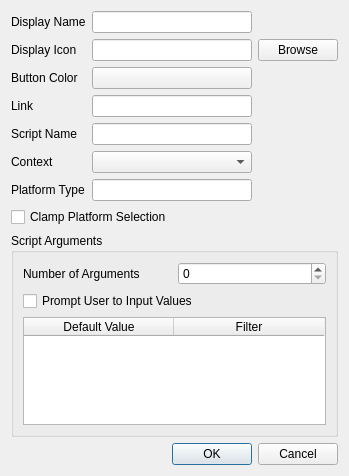
<?xml version="1.0" encoding="UTF-8"?>
<ui version="4.0">
 <class>DialogBuilderScriptCreator</class>
 <widget class="QWidget" name="DialogBuilderScriptCreator">
  <property name="geometry">
   <rect>
    <x>0</x>
    <y>0</y>
    <width>349</width>
    <height>476</height>
   </rect>
  </property>
  <property name="windowTitle">
   <string>Script Builder</string>
  </property>
  <layout class="QGridLayout" name="gridLayout_2">
   <item row="2" column="0">
    <widget class="QGroupBox" name="argsGroupBox">
     <property name="title">
      <string>Script Arguments</string>
     </property>
     <layout class="QVBoxLayout" name="verticalLayout">
      <item>
       <layout class="QHBoxLayout" name="horizontalLayout">
        <item>
         <widget class="QLabel" name="numArgsLabel">
          <property name="text">
           <string>Number of Arguments</string>
          </property>
         </widget>
        </item>
        <item>
         <widget class="QSpinBox" name="numArgsSpinBox">
          <property name="maximum">
           <number>15</number>
          </property>
         </widget>
        </item>
       </layout>
      </item>
      <item>
       <widget class="QCheckBox" name="promptUserCheckBox">
        <property name="text">
         <string>Prompt User to Input Values</string>
        </property>
       </widget>
      </item>
      <item>
       <widget class="QTableWidget" name="tableWidget">
        <property name="columnCount">
         <number>2</number>
        </property>
        <attribute name="horizontalHeaderDefaultSectionSize">
         <number>150</number>
        </attribute>
        <attribute name="horizontalHeaderStretchLastSection">
         <bool>false</bool>
        </attribute>
        <column>
         <property name="text">
          <string>Default Value</string>
         </property>
        </column>
        <column>
         <property name="text">
          <string>Filter</string>
         </property>
        </column>
       </widget>
      </item>
     </layout>
    </widget>
   </item>
   <item row="3" column="0">
    <widget class="QDialogButtonBox" name="buttonBox">
     <property name="standardButtons">
      <set>QDialogButtonBox::Cancel|QDialogButtonBox::Ok</set>
     </property>
    </widget>
   </item>
   <item row="0" column="0">
    <layout class="QGridLayout" name="gridLayout">
     <item row="0" column="0">
      <widget class="QLabel" name="displayNameLabel">
       <property name="text">
        <string>Display Name</string>
       </property>
      </widget>
     </item>
     <item row="0" column="1">
      <widget class="QLineEdit" name="displayNameLineEdit"/>
     </item>
     <item row="1" column="0">
      <widget class="QLabel" name="displayIconLabel">
       <property name="text">
        <string>Display Icon</string>
       </property>
      </widget>
     </item>
     <item row="1" column="1">
      <widget class="QLineEdit" name="displayIconLineEdit"/>
     </item>
     <item row="1" column="2">
      <widget class="QPushButton" name="browseIconPushButton">
       <property name="text">
        <string>Browse</string>
       </property>
      </widget>
     </item>
     <item row="2" column="0">
      <widget class="QLabel" name="buttonColorLabel">
       <property name="text">
        <string>Button Color</string>
       </property>
      </widget>
     </item>
     <item row="2" column="1">
      <widget class="UtQtColorButton" name="colorPushButton">
       <property name="text">
        <string/>
       </property>
      </widget>
     </item>
     <item row="3" column="0">
      <widget class="QLabel" name="linkLabel">
       <property name="text">
        <string>Link</string>
       </property>
      </widget>
     </item>
     <item row="3" column="1">
      <widget class="QLineEdit" name="linkLineEdit"/>
     </item>
     <item row="4" column="0">
      <widget class="QLabel" name="scriptNameLabel">
       <property name="text">
        <string>Script Name</string>
       </property>
      </widget>
     </item>
     <item row="4" column="1">
      <widget class="QLineEdit" name="scriptNameLineEdit"/>
     </item>
     <item row="5" column="0">
      <widget class="QLabel" name="contextLabel">
       <property name="text">
        <string>Context</string>
       </property>
      </widget>
     </item>
     <item row="5" column="1">
      <widget class="QComboBox" name="contextComboBox"/>
     </item>
     <item row="6" column="0">
      <widget class="QLabel" name="platformTypeLabel">
       <property name="text">
        <string>Platform Type</string>
       </property>
      </widget>
     </item>
     <item row="6" column="1">
      <widget class="QLineEdit" name="platformTypeLineEdit"/>
     </item>
    </layout>
   </item>
   <item row="1" column="0">
    <widget class="QCheckBox" name="clampPlatformSelectionCheckbox">
     <property name="text">
      <string>Clamp Platform Selection</string>
     </property>
    </widget>
   </item>
  </layout>
 </widget>
 <customwidgets>
  <customwidget>
   <class>UtQtColorButton</class>
   <extends>QPushButton</extends>
   <header>UtQtColorButton.hpp</header>
  </customwidget>
 </customwidgets>
 <tabstops>
  <tabstop>displayNameLineEdit</tabstop>
  <tabstop>displayIconLineEdit</tabstop>
  <tabstop>browseIconPushButton</tabstop>
  <tabstop>colorPushButton</tabstop>
  <tabstop>scriptNameLineEdit</tabstop>
  <tabstop>contextComboBox</tabstop>
  <tabstop>platformTypeLineEdit</tabstop>
  <tabstop>numArgsSpinBox</tabstop>
  <tabstop>promptUserCheckBox</tabstop>
  <tabstop>tableWidget</tabstop>
 </tabstops>
 <resources/>
 <connections/>
</ui>
